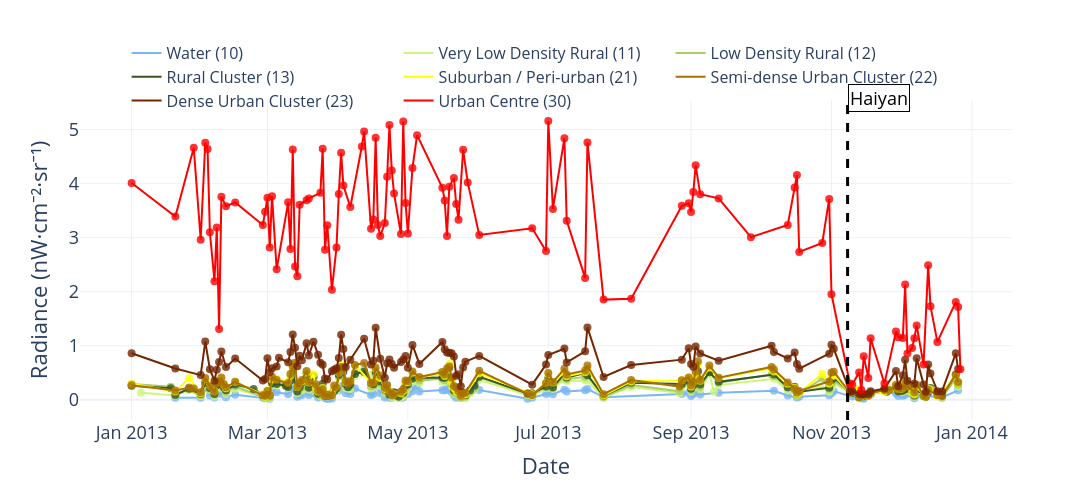

The cell this chart's notebook holds for it:
### Markdown cell above
## Daily Scatter by GHSL Class (Raw Points)

This figure shows daily DNB-BRDF radiance values for 2013 grouped by GHSL settlement class.  
Each dot represents one daily class-level mean radiance value after percentile (0–95%) and valid-pixel filtering.

**Key observations:**

- Urban Centre (30) exhibits the highest radiance and the largest variability.
- Dense Urban (23) and Semi-dense Urban (22) form a clear intermediate tier.
- Rural classes (11–13) remain low and tightly clustered.
- After Haiyan (8 Nov 2013), urban radiance collapses sharply, while rural and water classes show minimal structural change.

This plot emphasizes dispersion and class separation without smoothing.

### Code cell
# --- Unified GHSL Info ---
GHSL_INFO = {
    "10": {"label": "Water (10)", "color": "#7ab6f5"},
    "11": {"label": "Very Low Density Rural (11)", "color": "#cdf57a"},
    "12": {"label": "Low Density Rural (12)", "color": "#abcd66"},
    "13": {"label": "Rural Cluster (13)", "color": "#375623"},
    "21": {"label": "Suburban / Peri-urban (21)", "color": "#ffff00"},
    "22": {"label": "Semi-dense Urban Cluster (22)", "color": "#a87000"},
    "23": {"label": "Dense Urban Cluster (23)", "color": "#732600"},
    "30": {"label": "Urban Centre (30)", "color": "#ff0000"},
}


def plot_timeseries_by_class(
    df,
    value_col="Mean_by_sum",
    w=4,              # ← default 4-day rolling
    threshold=10
):

    fig = go.Figure()
    df_plot = df.copy()
    df_plot["date"] = pd.to_datetime(df_plot["date"])
    df_plot["ClassCode"] = df_plot["ClassCode"].astype(str)
    df_plot = df_plot.sort_values("date")

    for cls in sorted(df_plot["ClassCode"].unique(), key=lambda x: int(x)):

        df_cls = df_plot[df_plot["ClassCode"] == cls].copy()
        if df_cls.empty:
            continue

        # 0–95 percentile filter
        if df_cls[value_col].notna().sum() > 0:
            p0 = np.nanpercentile(df_cls[value_col], 0)
            p95 = np.nanpercentile(df_cls[value_col], 95)
            df_cls = df_cls[
                (df_cls[value_col] >= p0) &
                (df_cls[value_col] <= p95)
            ]

        # Valid pixel % filter
        total_px = df_cls["Valid_px"].max()
        if total_px and total_px > 0:
            df_cls["Valid_pct"] = df_cls["Valid_px"] / total_px * 100
            df_cls = df_cls[df_cls["Valid_pct"] > threshold]

        if df_cls.empty:
            continue

        # 4-day rolling mean
        df_cls[f"MA_{w}d"] = df_cls[value_col].rolling(w, min_periods=1).mean()

        color = GHSL_INFO.get(cls, {"color": "#999999"})["color"]
        label = GHSL_INFO.get(cls, {"label": f"Class {cls}"})["label"]

        # --- Raw points (faded)
        fig.add_trace(
            go.Scatter(
                x=df_cls["date"],
                y=df_cls[value_col],
                mode="markers",
                marker=dict(size=8, color=color, opacity=0.8),
                showlegend=False
            )
        )

        # --- Rolling mean line
        fig.add_trace(
            go.Scatter(
                x=df_cls["date"],
                y=df_cls[f"MA_{w}d"],
                mode="lines",
                line=dict(color=color, width=2),
                name=label
            )
        )

    # -------------------------
    # Haiyan (consistent style)
    # -------------------------
    haiyan_date = pd.to_datetime("2013-11-08")

    fig.add_vline(
        x=haiyan_date,
        line_dash="dash",
        line_color="black",
        line_width=3
    )

    fig.add_annotation(
        x=haiyan_date,
        y=1.05,
        yref="paper",
        text="Haiyan",
        showarrow=False,
        font=dict(size=18, color="black"),
        bgcolor="white",
        bordercolor="black",
        borderwidth=1,
        xanchor="left"
    )

    # -------------------------
    # Layout (uniform thesis scale)
    # -------------------------
    fig.update_layout(
        xaxis=dict(
            title="Date",
            title_font=dict(size=22),
            tickfont=dict(size=18)
        ),
        yaxis=dict(
            title="Radiance (nW·cm⁻²·sr⁻¹)",
            title_font=dict(size=22),
            tickfont=dict(size=18)
        ),
        legend=dict(
            orientation="h",
            y=1.2,
            x=0.05,
            xanchor="left",
            font=dict(size=16)
        ),
        template="plotly_white",
        height=500,
        width=1300,
        paper_bgcolor='rgba(0,0,0,0)'
    )

    fig.show()


# Run
plot_timeseries_by_class(df_2013, value_col="Mean_by_sum", w=1, threshold=40)
